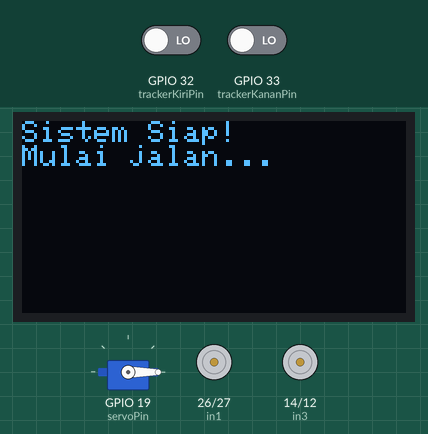
Recording of a sketch running on a simulated ESP32. Parts: servo, 128×64 one-colour display, motor-driver pin pairs drawn as motors (green arrow = first pin HIGH = forward, orange = second pin HIGH = backward, longer = more drive, scaled by the enable pin). The inputs (shaded band) are chosen by the test bench; at power-on: GPIO 32 (trackerKiriPin) LOW, GPIO 33 (trackerKananPin) LOW. WiFi joins after 1.5 s; servers stay silent unless stated; uploads are accepted with an empty reply; what the sketch prints to the serial monitor is not drawn.

Above: at 2.6 s.
At 4.7 s:
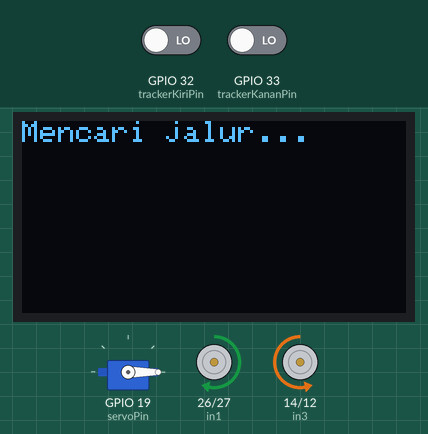
4.8 s: GPIO 32 (trackerKiriPin) driven HIGH
6.3 s: GPIO 33 (trackerKananPin) driven HIGH
At 7.1 s:
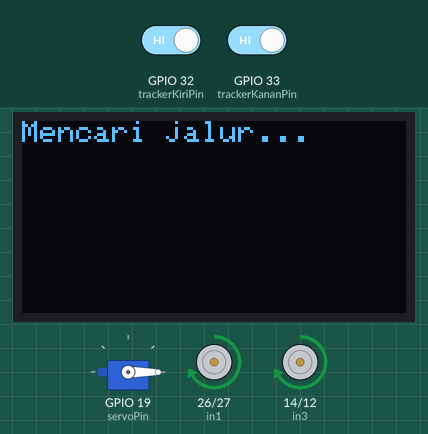
7.8 s: GPIO 32 (trackerKiriPin) driven LOW
At 8.3 s:
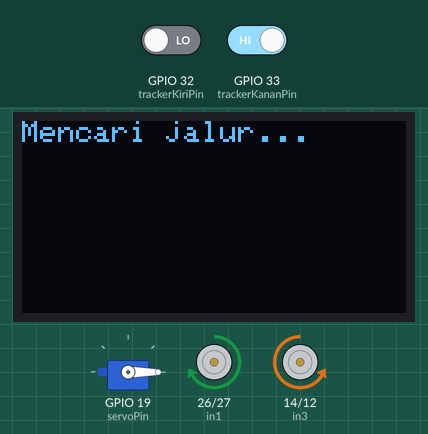
9.3 s: GPIO 33 (trackerKananPin) driven LOW
15.2 s: GPIO 32 (trackerKiriPin) driven HIGH and GPIO 33 (trackerKananPin) driven HIGH
18.2 s: GPIO 32 (trackerKiriPin) driven LOW
At 20.1 s:
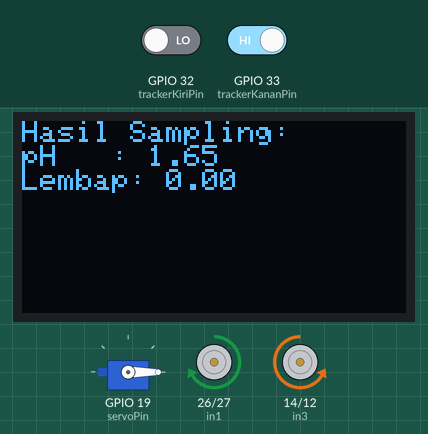
Timing chart, 0 to 21.2 s (numbered marks = the images above; inputs shaded):
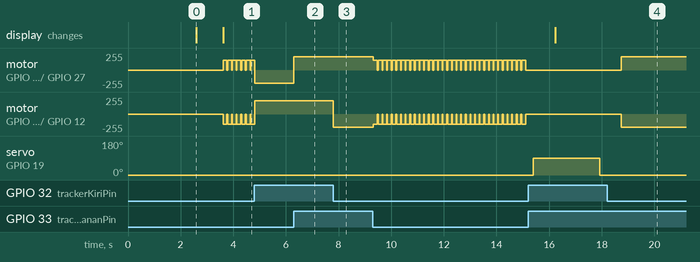

Measured:
- after the input at 6.3 s, motor on GPIO 26 (in1) / GPIO 27 (in2): backward 200/255 → forward 200/255 at once
- after the input at 7.8 s, motor on GPIO 14 (in3) / GPIO 12 (in4): forward 200/255 → backward 200/255 at once
- after the input at 18.2 s, motor on GPIO 14 (in3) / GPIO 12 (in4): stopped → backward 200/255 after 0.53 s
- what the display in image 0 shows lasts 1.0 s, from 2.6 s to 3.6 s

The sketch:

argo-nutrient.ino
```cpp
/*
  ARGO NUTRIENT MONITOR ROBOT - FULL VERSION
  ---------------------------------------------------------------
  Sesuai flowchart:
  1. Inisialisasi Sistem (Motor, Sensor, Servo, WiFi)
  2. Baca Data Sensor Mapping Garis/Jalur (tracker sensor)
  3. Jika jalur TIDAK terdeteksi -> Cari Jalur (putar/scan)
  4. Jika jalur terdeteksi -> Gerakkan robot sesuai jalur
  5. Cek apakah sudah waktunya sampling tanah (estimasi jarak via waktu)
     - Jika belum -> lanjut baca jalur lagi
     - Jika sudah:
         a. Berhenti sejenak
         b. Servo turun & tancapkan sensor ke tanah
         c. Baca sensor pH & kelembapan tanah
         d. Kirim data ke website via WiFi
         e. Servo naik, kembali ke posisi awal
         f. Lanjutkan gerak robot

  CATATAN PENTING:
  - Trigger sampling pakai ESTIMASI WAKTU/JARAK (bukan sensor khusus),
    karena belum ada encoder roda. WAJIB dikalibrasi (lihat variabel
    WAKTU_PER_METER_MS di bawah).
  - WiFi SSID, password, dan URL server WAJIB diisi sebelum upload.
  - Sensor pH tanah di sini masih baca nilai RAW/voltage (belum
    dikonversi ke skala pH asli). Kalibrasi 2-titik (pH4 & pH7)
    perlu dilakukan terpisah dan rumus konversi ditambahkan di
    fungsi bacaPH().
  - "Kelembapan tanah" di flowchart: jika sensor pH tanah kamu HANYA
    baca pH (bukan sensor 2-in-1 pH+moisture), maka bagian kelembapan
    untuk saat ini di-skip dan diberi nilai placeholder. Konfirmasi
    ke tim elektronika apakah sensor yang dipakai 2-in-1 atau bukan.
*/

#include <Wire.h>
#include <Adafruit_GFX.h>
#include <Adafruit_SSD1306.h>
#include <ESP32Servo.h>
#include <WiFi.h>
#include <HTTPClient.h>

// ===================== KONFIGURASI WIFI & SERVER =====================
const char* WIFI_SSID     = "NAMA_WIFI_KAMU";       // GANTI
const char* WIFI_PASSWORD = "PASSWORD_WIFI_KAMU";   // GANTI
const char* SERVER_URL    = "http://example.com/api/data"; // GANTI sesuai endpoint website kamu

// ===================== KONFIGURASI OLED =====================
#define SCREEN_WIDTH 128
#define SCREEN_HEIGHT 64
#define OLED_RESET -1
Adafruit_SSD1306 display(SCREEN_WIDTH, SCREEN_HEIGHT, &Wire, OLED_RESET);

// ===================== DEKLARASI PIN =====================
// Sensor Ultrasonik HC-SR04 (cadangan, bisa dipakai untuk deteksi halangan tambahan)
const int trigPin = 5;
const int echoPin = 18;

// Tracker Sensor (IR line tracker) - 2 sensor: kiri & kanan
// HIGH = kena garis, LOW = tidak kena garis (SESUAIKAN dengan modul kamu,
// kalau logikanya kebalik, tinggal tukar pengecekan HIGH/LOW di bawah)
const int trackerKiriPin  = 32;
const int trackerKananPin = 33;

// Motor Driver (L298N) - SESUAIKAN dengan pinout dari tim elektronika
const int enA = 25; // Kecepatan Motor Kanan
const int in1 = 26; // Arah Motor Kanan
const int in2 = 27; // Arah Motor Kanan
const int in3 = 14; // Arah Motor Kiri
const int in4 = 12; // Arah Motor Kiri
const int enB = 13; // Kecepatan Motor Kiri

// Servo MG996R (lengan probe sensor pH)
const int servoPin = 19;
Servo servoPH;
const int SERVO_POSISI_ATAS  = 0;   // posisi servo saat terangkat
const int SERVO_POSISI_TANAH = 90;  // posisi servo saat menancap ke tanah (sesuaikan)

// Sensor pH Tanah (analog)
const int phPin = 34; // pakai pin ADC ESP32 (32-39)

// ===================== PARAMETER LOGIC =====================
const int SPEED_MOTOR       = 200;  // PWM 0-255, kecepatan saat jalan lurus
const int SPEED_PUTAR_CARI  = 150;  // PWM saat putar mencari jalur

// !!! WAJIB DIKALIBRASI - lihat catatan di file sebelumnya !!!
const unsigned long WAKTU_PER_METER_MS = 2500; // GANTI sesuai hasil test
const float JARAK_TARGET_METER = 5.0;
const unsigned long WAKTU_TARGET_MS = (unsigned long)(WAKTU_PER_METER_MS * JARAK_TARGET_METER);

// ===================== VARIABEL GLOBAL =====================
unsigned long waktuMulaiJalan = 0;

void setup() {
  Serial.begin(115200);

  // --- Setup Sensor Ultrasonik ---
  pinMode(trigPin, OUTPUT);
  pinMode(echoPin, INPUT);

  // --- Setup Tracker Sensor ---
  pinMode(trackerKiriPin, INPUT);
  pinMode(trackerKananPin, INPUT);

  // --- Setup Motor ---
  pinMode(enA, OUTPUT);
  pinMode(enB, OUTPUT);
  pinMode(in1, OUTPUT);
  pinMode(in2, OUTPUT);
  pinMode(in3, OUTPUT);
  pinMode(in4, OUTPUT);

  // --- Setup Servo ---
  servoPH.attach(servoPin);
  servoPH.write(SERVO_POSISI_ATAS);

  // --- Setup OLED ---
  if (!display.begin(SSD1306_SWITCHCAPVCC, 0x3C)) {
    Serial.println("OLED gagal terdeteksi!");
  } else {
    display.clearDisplay();
    display.setTextSize(1);
    display.setTextColor(SSD1306_WHITE);
    display.setCursor(0, 0);
    display.println("Argo Nutrient Robot");
    display.println("Inisialisasi...");
    display.display();
  }

  // --- Setup WiFi ---
  hubungkanWiFi();

  delay(1000);
  waktuMulaiJalan = millis();

  display.clearDisplay();
  display.setCursor(0, 0);
  display.println("Sistem Siap!");
  display.println("Mulai jalan...");
  display.display();
  delay(1000);
}

void loop() {
  // ----- CEK APAKAH SUDAH WAKTUNYA SAMPLING -----
  if (millis() - waktuMulaiJalan >= WAKTU_TARGET_MS) {
    lakukanSampling();
    waktuMulaiJalan = millis(); // reset patokan, hitung 5 meter lagi
    return;
  }

  // ----- BACA TRACKER SENSOR (DETEKSI JALUR) -----
  bool kiriKenaGaris  = bacaTrackerKiri();
  bool kananKenaGaris = bacaTrackerKanan();

  if (!kiriKenaGaris && !kananKenaGaris) {
    // Jalur TIDAK terdeteksi -> Cari Jalur (putar/scan)
    cariJalur();
  } else {
    // Jalur terdeteksi -> Gerakkan robot sesuai jalur
    gerakSesuaiJalur(kiriKenaGaris, kananKenaGaris);
  }
}

// ===================== FUNGSI SAMPLING PH =====================
void lakukanSampling() {
  Serial.println("== Estimasi jarak tercapai, mulai sampling ==");

  berhenti();
  delay(300);

  // Servo turun & tancapkan sensor
  servoPH.write(SERVO_POSISI_TANAH);
  delay(800);

  // Baca sensor pH & kelembapan
  float nilaiPH = bacaPH();
  float kelembapan = bacaKelembapan(); // placeholder, lihat catatan di fungsinya

  Serial.print("pH: ");
  Serial.print(nilaiPH);
  Serial.print(" | Kelembapan: ");
  Serial.println(kelembapan);

  // Tampilkan ke OLED
  display.clearDisplay();
  display.setCursor(0, 0);
  display.println("Hasil Sampling:");
  display.print("pH   : ");
  display.println(nilaiPH);
  display.print("Lembap: ");
  display.println(kelembapan);
  display.display();

  // Kirim data ke website via WiFi
  kirimDataKeServer(nilaiPH, kelembapan);

  delay(1500); // waktu tampil hasil sebelum lanjut

  // Servo naik kembali ke posisi awal
  servoPH.write(SERVO_POSISI_ATAS);
  delay(800);

  Serial.println("== Sampling selesai, lanjut jalan ==");
}

// ===================== FUNGSI WIFI =====================
void hubungkanWiFi() {
  WiFi.begin(WIFI_SSID, WIFI_PASSWORD);
  Serial.print("Menghubungkan ke WiFi");

  int percobaan = 0;
  while (WiFi.status() != WL_CONNECTED && percobaan < 20) {
    delay(500);
    Serial.print(".");
    percobaan++;
  }

  if (WiFi.status() == WL_CONNECTED) {
    Serial.println("\nWiFi terhubung!");
    Serial.println(WiFi.localIP());
  } else {
    Serial.println("\nGagal terhubung WiFi, robot tetap jalan tanpa kirim data.");
  }
}

void kirimDataKeServer(float ph, float kelembapan) {
  if (WiFi.status() != WL_CONNECTED) {
    Serial.println("WiFi tidak terhubung, data tidak terkirim.");
    return;
  }

  HTTPClient http;
  http.begin(SERVER_URL);
  http.addHeader("Content-Type", "application/json");

  String payload = "{\"ph\":" + String(ph) +
                    ",\"kelembapan\":" + String(kelembapan) + "}";

  int responseCode = http.POST(payload);

  if (responseCode > 0) {
    Serial.print("Data terkirim, response code: ");
    Serial.println(responseCode);
  } else {
    Serial.print("Gagal kirim data, error: ");
    Serial.println(http.errorToString(responseCode));
  }

  http.end();
}

// ===================== FUNGSI SENSOR =====================
bool bacaTrackerKiri() {
  return digitalRead(trackerKiriPin) == HIGH;
}

bool bacaTrackerKanan() {
  return digitalRead(trackerKananPin) == HIGH;
}

float bacaPH() {
  int nilaiRaw = analogRead(phPin);
  float voltage = nilaiRaw * (3.3 / 4095.0);

  // PLACEHOLDER: belum dikalibrasi ke skala pH asli (0-14).
  // Setelah kalibrasi 2-titik (pH4 & pH7), ganti baris di bawah
  // dengan rumus konversi yang sesuai, contoh:
  // float ph = (voltage - offset) / slope;
  float ph = voltage; // sementara masih voltage mentah

  return ph;
}

float bacaKelembapan() {
  // PLACEHOLDER: isi fungsi ini kalau sensor pH tanah kamu
  // ternyata 2-in-1 (pH + moisture). Kalau cuma sensor pH biasa,
  // bagian ini bisa dihapus dari sistem, atau diganti sensor
  // kelembapan tanah terpisah nantinya.
  return 0.0;
}

int ukurJarakUltrasonik() {
  digitalWrite(trigPin, LOW);
  delayMicroseconds(2);
  digitalWrite(trigPin, HIGH);
  delayMicroseconds(10);
  digitalWrite(trigPin, LOW);

  long durasi = pulseIn(echoPin, HIGH);
  int jarakCm = durasi * 0.034 / 2;

  if (jarakCm == 0) {
    jarakCm = 100;
  }
  return jarakCm;
}

// ===================== FUNGSI LOGIC JALUR =====================
void gerakSesuaiJalur(bool kiri, bool kanan) {
  if (kiri && kanan) {
    // kedua sensor kena garis -> lurus
    maju();
  } else if (kiri && !kanan) {
    // hanya kiri kena garis -> garis ada di kiri, belok kiri sedikit
    belokKiri();
  } else if (!kiri && kanan) {
    // hanya kanan kena garis -> garis ada di kanan, belok kanan sedikit
    belokKanan();
  }
}

void cariJalur() {
  Serial.println("Jalur hilang, mencari...");
  display.clearDisplay();
  display.setCursor(0, 0);
  display.println("Mencari jalur...");
  display.display();

  // Putar di tempat (searah jarum jam) sambil scan tracker
  analogWrite(enA, SPEED_PUTAR_CARI);
  analogWrite(enB, SPEED_PUTAR_CARI);
  digitalWrite(in1, HIGH); digitalWrite(in2, LOW);  // motor kanan maju
  digitalWrite(in3, LOW);  digitalWrite(in4, HIGH); // motor kiri mundur

  delay(150); // putar sedikit, lalu cek lagi di loop berikutnya (tidak full blocking lama)
  berhenti();
}

// ===================== FUNGSI GERAKAN MOTOR =====================
void maju() {
  analogWrite(enA, SPEED_MOTOR); analogWrite(enB, SPEED_MOTOR);
  digitalWrite(in1, HIGH); digitalWrite(in2, LOW);
  digitalWrite(in3, HIGH); digitalWrite(in4, LOW);
}

void mundur() {
  analogWrite(enA, SPEED_MOTOR); analogWrite(enB, SPEED_MOTOR);
  digitalWrite(in1, LOW); digitalWrite(in2, HIGH);
  digitalWrite(in3, LOW); digitalWrite(in4, HIGH);
}

void belokKanan() {
  analogWrite(enA, SPEED_MOTOR); analogWrite(enB, SPEED_MOTOR);
  digitalWrite(in1, HIGH); digitalWrite(in2, LOW); // motor kanan maju
  digitalWrite(in3, LOW);  digitalWrite(in4, HIGH); // motor kiri mundur
}

void belokKiri() {
  analogWrite(enA, SPEED_MOTOR); analogWrite(enB, SPEED_MOTOR);
  digitalWrite(in1, LOW);  digitalWrite(in2, HIGH); // motor kanan mundur
  digitalWrite(in3, HIGH); digitalWrite(in4, LOW);  // motor kiri maju
}

void berhenti() {
  analogWrite(enA, 0); analogWrite(enB, 0);
  digitalWrite(in1, LOW); digitalWrite(in2, LOW);
  digitalWrite(in3, LOW); digitalWrite(in4, LOW);
}
```
